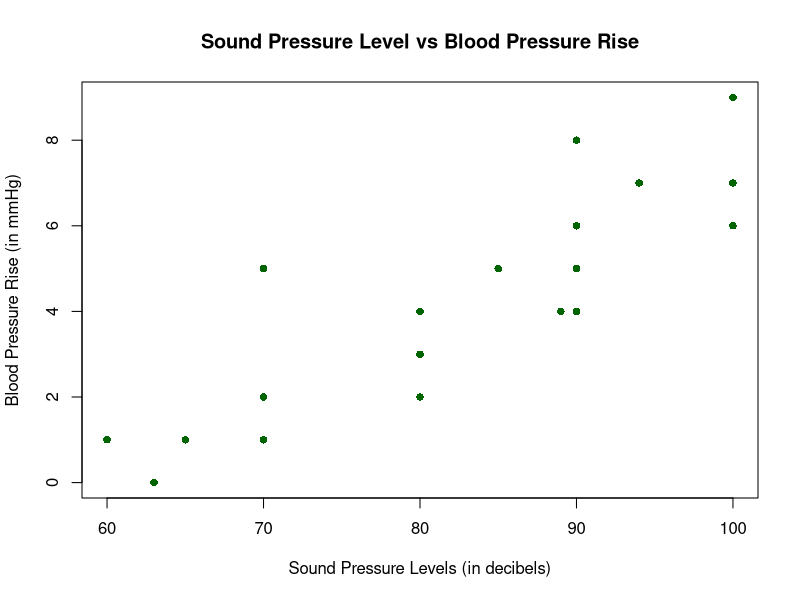
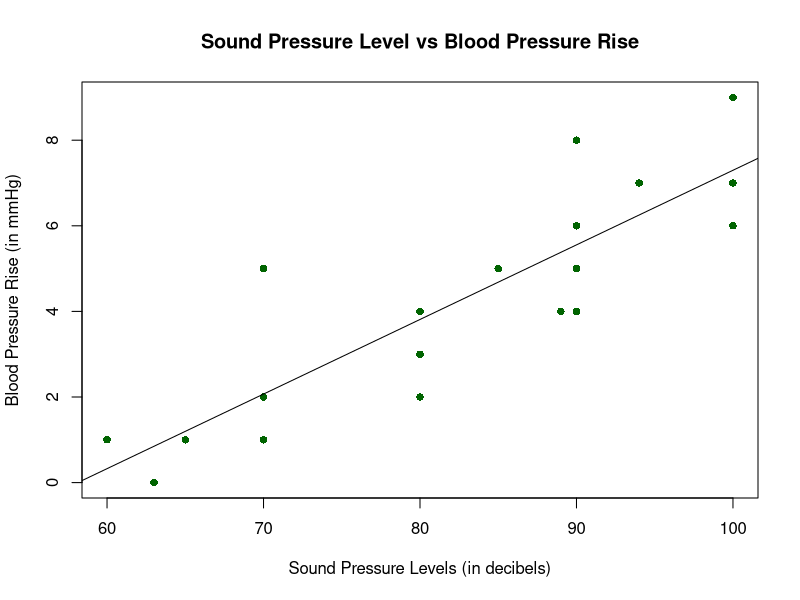
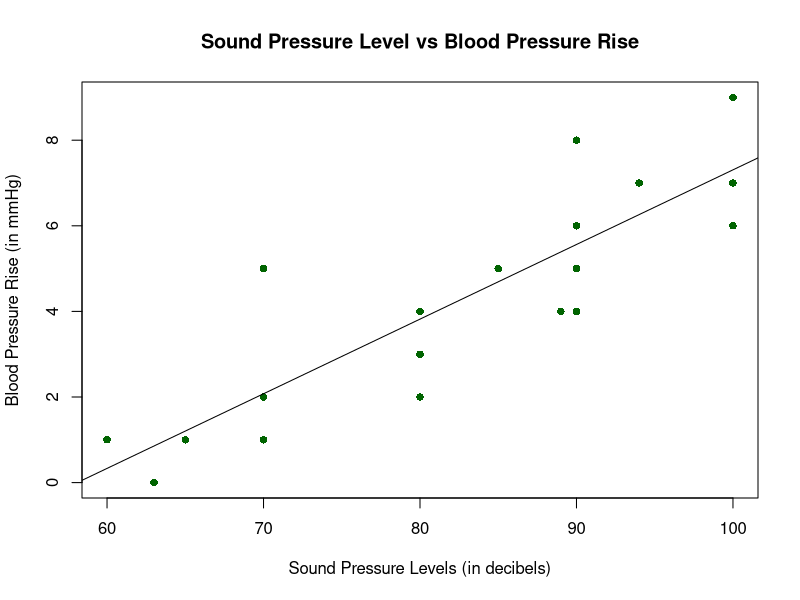
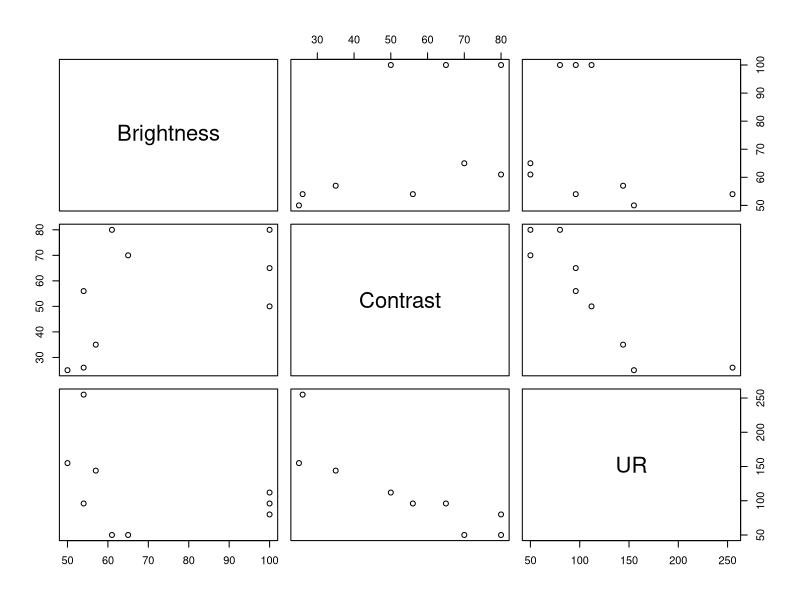
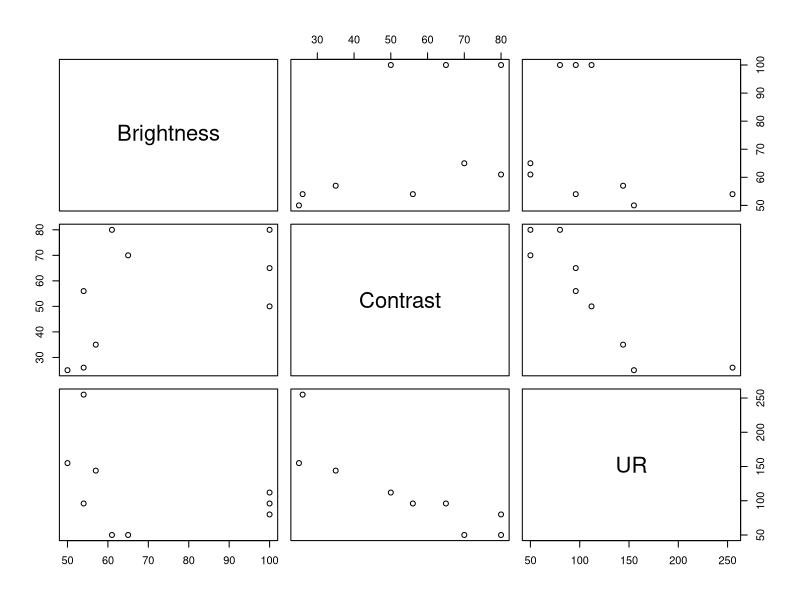

Reproduce these figures in R, in order.
## ---- chunk 1
y <- c(1, 0, 1, 2, 5, 1, 4, 6, 2, 3, 5, 4, 6, 8, 4, 5, 7, 9, 7, 6)

x <- c(60, 63, 65, 70, 70, 70, 80, 90, 80, 80, 85, 89, 90, 90, 90, 90, 94, 100, 100, 100)

plot(x,y, pch = 16, cex = 1, col = "dark green", main = "Sound Pressure Level vs Blood Pressure Rise", xlab = "Sound Pressure Levels (in decibels)", ylab = "Blood Pressure Rise (in mmHg)")
## ---- chunk 2
y <- c(1, 0, 1, 2, 5, 1, 4, 6, 2, 3, 5, 4, 6, 8, 4, 5, 7, 9, 7, 6)

x <- c(60, 63, 65, 70, 70, 70, 80, 90, 80, 80, 85, 89, 90, 90, 90, 90, 94, 100, 100, 100)

plot(x,y, pch = 16, cex = 1, col = "dark green", main = "Sound Pressure Level vs Blood Pressure Rise", xlab = "Sound Pressure Levels (in decibels)", ylab = "Blood Pressure Rise (in mmHg)")

abline(lm(y ~ x))
## ---- chunk 3
y <- c(1, 0, 1, 2, 5, 1, 4, 6, 2, 3, 5, 4, 6, 8, 4, 5, 7, 9, 7, 6)

x <- c(60, 63, 65, 70, 70, 70, 80, 90, 80, 80, 85, 89, 90, 90, 90, 90, 94, 100, 100, 100)

plot(x,y, pch = 16, cex = 1, col = "dark green", main = "Sound Pressure Level vs Blood Pressure Rise", xlab = "Sound Pressure Levels (in decibels)", ylab = "Blood Pressure Rise (in mmHg)")

abline(- 10.13153766, 0.1743939331)
## ---- chunk 4
model <- lm(y~x)

deviance(model)
## ---- chunk 5
#Multiple Linear Regression Model

#Importing Data
library(readxl)
PAIR_QUIZ <- read_excel("PAIR QUIZ.xlsx")
PAIR_QUIZ

# matrix of Scatter plots
pairs(PAIR_QUIZ[,1:3])

#Correlation coefficient matrix
round(cor(PAIR_QUIZ, method="pearson"), 2)



#Fitting Multiple Linear Regression
plot(PAIR_QUIZ)
PAIR_QUIZ<-lm(UR ~ Brightness + Contrast, data=PAIR_QUIZ)
summary(PAIR_QUIZ)

## ---- chunk 6
library(readxl)
PAIR_QUIZ <- read_excel("PAIR QUIZ.xlsx")


knitr::kable(PAIR_QUIZ, "pipe", col.names = c("Brightness", "Contrast", "Useful Range"), align = c("c", "c", "c"))

Variance<- read_excel("PAIR QUIZ.xlsx")
PAIR_QUIZ<-aov(UR ~ Brightness + Contrast, data=PAIR_QUIZ)
summary(PAIR_QUIZ)

